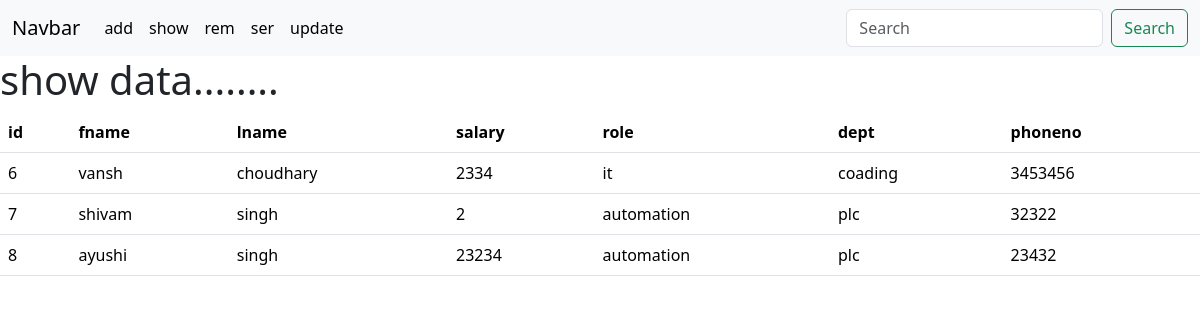
The page /show on the database its author committed.
### collegeApp/models.py (models this page shows)
class Facilitys(models.Model):
    fname=models.CharField(max_length=100)
    lname=models.CharField(max_length=100)
    salary=models.IntegerField()
    role=models.ForeignKey(Role, on_delete=models.CASCADE)
    dept=models.ForeignKey(Dept, on_delete=models.CASCADE)
    phoneno=models.IntegerField()
    def __str__(self) :
        return self.fname

class Role(models.Model):
    name=models.CharField(max_length=100)
    loc=models.CharField(max_length=100)
    def __str__(self):
        return self.name

class Dept(models.Model):
    name=models.CharField(max_length=100)
    loc=models.CharField(max_length=100)
    def __str__(self):
        return self.name

### collegeApp/views.py (the view)
# urls.py: path("show",views.show,name="show"),
def show(request):
    facs=Facilitys.objects.all()
    context={
        "facs":facs
    }
    print(facs)
    return render(request,"show.html",context)

### templates/show.html (shortened to what this page needs)
{% extends "home.html" %}
{% block content %}
<!DOCTYPE html>
<html>
    <head>
        <link rel="stylesheet" href="">
    </head>
    <body>
        <h1>show data........</h1>
        <table class="table">
            <thead>
              <tr>
                <th scope="col">id</th>
                <th scope="col">fname</th>
                <th scope="col">lname</th>
                <th scope="col">salary</th>
                <th scope="col">role</th>
                <th scope="col">dept</th>
                <th scope="col">phoneno</th>
              </tr>
            </thead>
            {% for fac in facs %}
            <tbody>
              <tr>
                <td>{{fac.id}}</td>
                <td>{{fac.fname}}</td>
                <td>{{fac.lname}}</td>
                <td>{{fac.salary}}</td>
                <td>{{fac.role}}</td>
                <td>{{fac.dept}}</td>
                <td>{{fac.phoneno}}</td>
              </tr>
            </tbody>
            {% endfor %}
          </table>
    </body>
    </html>
    {% endblock content %}

### templates/home.html (shortened to what this page needs)
<!doctype html>
<html lang="en">
  <head>
    <link href="https://cdn.jsdelivr.net/npm/bootstrap@5.3.3/dist/css/bootstrap.min.css" rel="stylesheet">
  </head>
  <body>
    <nav class="navbar navbar-expand-lg bg-body-tertiary">
        <div class="container-fluid">
          <a class="navbar-brand" href="#">Navbar</a>
          <div class="collapse navbar-collapse" id="navbarSupportedContent">
            <ul class="navbar-nav me-auto mb-2 mb-lg-0">
              <li class="nav-item">
                <a class="nav-link active" aria-current="page" href="add">add</a>
              </li>
              <li class="nav-item">
                <a class="nav-link active" aria-current="page" href="show">show</a>
              </li>
              <li class="nav-item">
                <a class="nav-link active" aria-current="page" href="rem">rem</a>
              </li>
              <li class="nav-item">
                <a class="nav-link active" aria-current="page" href="ser">ser</a>
              </li>
              <li class="nav-item">
                <a class="nav-link active" aria-current="page" href="up">update</a>
              </li>
            </ul>
            <form class="d-flex" role="search">
              <input class="form-control me-2" type="search" placeholder="Search" aria-label="Search">
              <button class="btn btn-outline-success" type="submit">Search</button>
            </form>
          </div>
        </div>
      </nav>
      {% block content %}{% endblock content %}
  </body>
</html>

### rows shown on the page
Facilitys: id "6", fname "vansh", lname "choudhary", salary "2334", role "it", dept "coading", phoneno "3453456"
Facilitys: id "7", fname "shivam", lname "singh", salary "2", role "automation", dept "plc", phoneno "32322"
Facilitys: id "8", fname "ayushi", lname "singh", salary "23234", role "automation", dept "plc", phoneno "23432"
